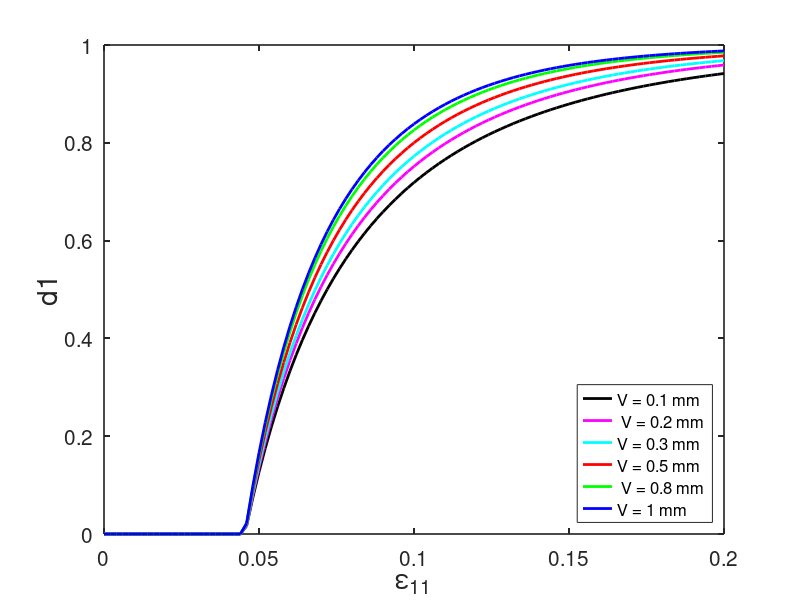

Reproduce this figure in MATLAB.
A=load('d1_0.1.txt');
d1_01= A(:,2);

B = load('d1_0.2.txt');
d1_02= B(:,2);

C=load('d1_0.3.txt');
d1_03 = C(:,2);

D= load('d1_0.5.txt');
d1_05= D(:,2);

E=load('d1_0.8.txt');
d1_08= E(:,2);

F= load('d1_1.txt');
d1_1 = F(:,2);
e11  = F(:,1);


figure(1,'position',[50,50,1300,950])
plot(e11,d1_01,'k-',"linewidth", 2) 

hold on
plot(e11,d1_02,'m-',"linewidth", 2) 

hold on
plot(e11,d1_03,'c-',"linewidth", 2) 

hold on
plot(e11,d1_05,'r-',"linewidth", 2) 

hold on
plot(e11,d1_08,'g-',"linewidth", 2) 

hold on
plot(e11,d1_1,'b-',"linewidth", 2) 
set(gca, "linewidth",1.2, "fontsize", 15)
legend('V = 0.1 mm',' V = 0.2 mm','V = 0.3 mm','V = 0.5 mm',' V = 0.8 mm','V = 1 mm','Location','SouthEast','fontsize',12)


xlabel('\epsilon_{11}', "fontsize", 20)
ylabel('d1', "fontsize", 20)
